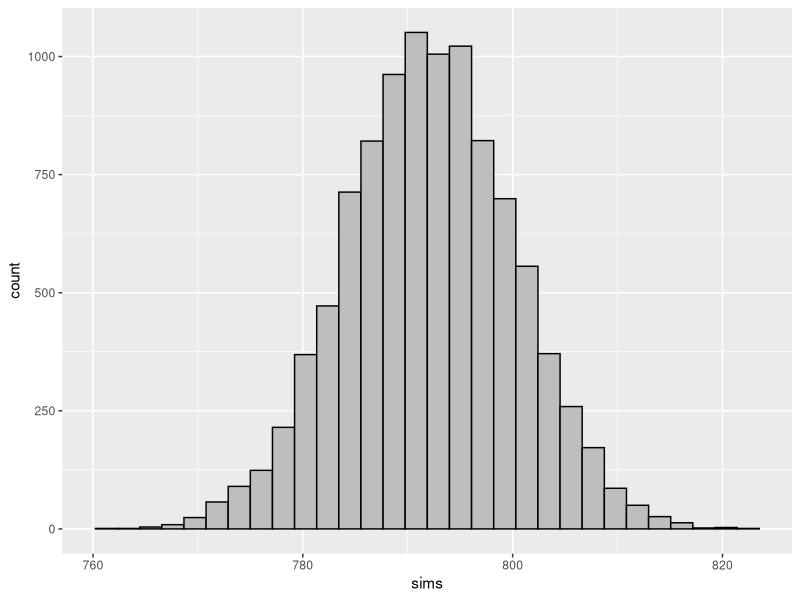
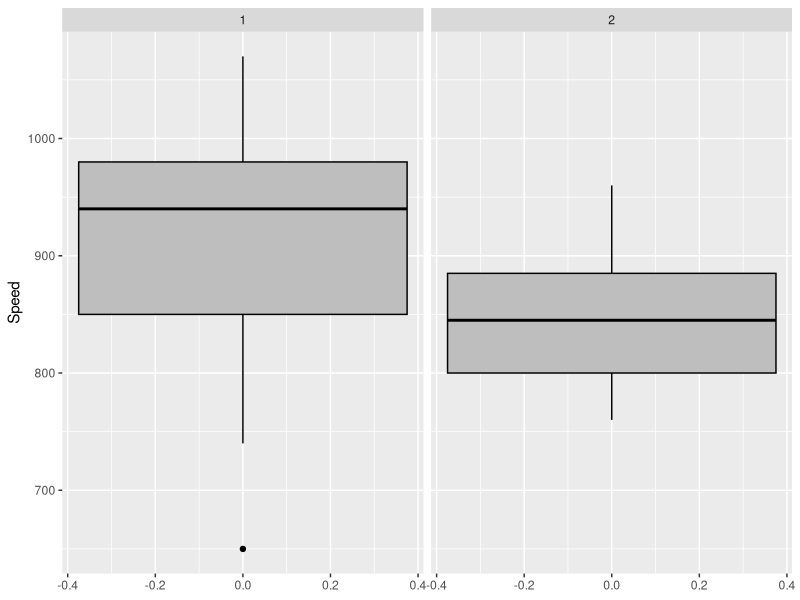
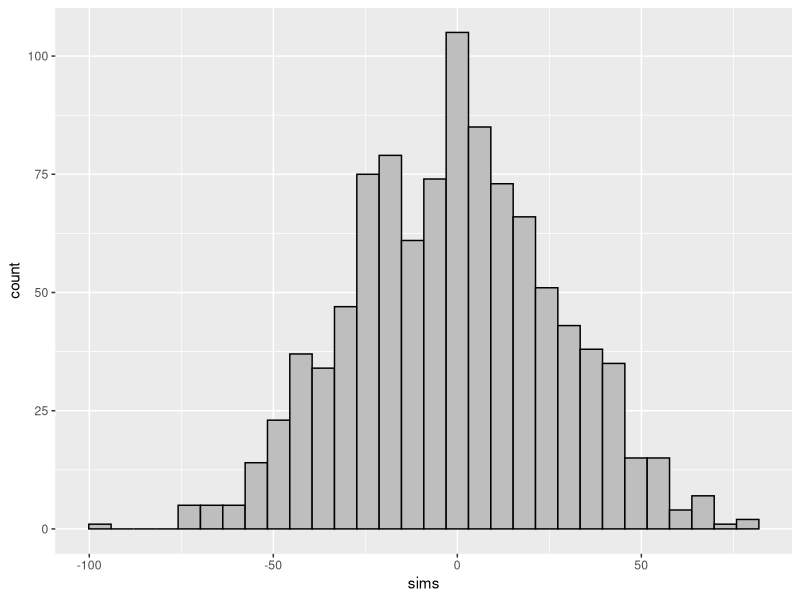
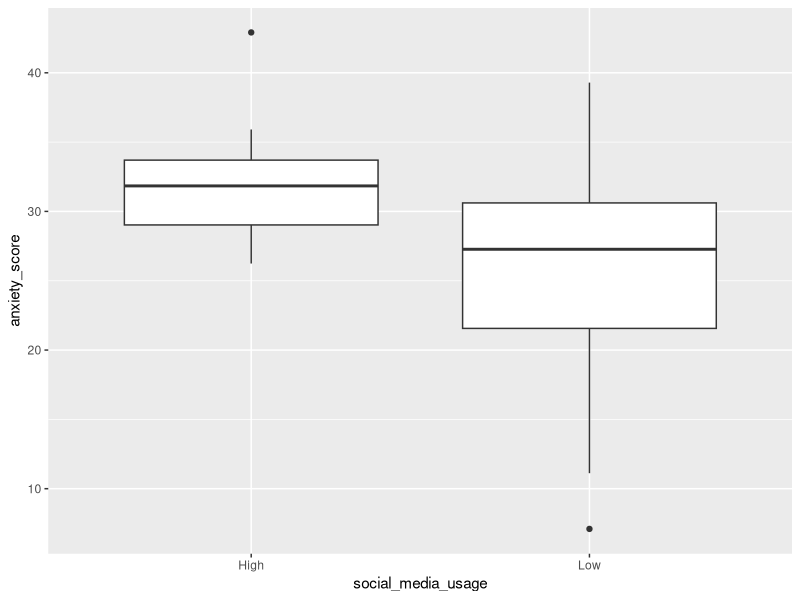

Source code (R) for these figures, in order:
## ---- chunk 1
knitr::opts_chunk$set(warning = FALSE, message = FALSE)
library(tidyverse)
## ---- chunk 2
# Instructions for how students should define tests
STUDENT_NUMBER <- 1010057028;  # replace 130 by your real student number
## ---- chunk 3
# load in and rename the data
michelson <- tibble(morley)
## ---- chunk 4
# Replace NULL below by your answer (it should be a character, e.g., "name")
Q1a_varname <- "Speed"

# Replace NULL below by your answer from the following list: 
# "mph", "km/s", "m/s", "km/h"
Q1a_units <- "km/s"
## ---- chunk 5
# Replace NULL below by your answer for the test statistic
Q1c_vhat <- mean(michelson[["Speed"]])

# Replace NULL below by your answer for the parameter value under the null
Q1c_v <- 792
## ---- chunk 6
### DO NOT CHANGE THE CODE BELOW ####
print(STUDENT_NUMBER)     # Make sure that this is your student number
                          # If it isn't correct, go to the SETUP section and 
                          # store the correct value of your student number in
                          # the STUDENT_NUMBER variable (and run the code chunk)
                          # then come back to this question
                          # Make sure you don't share screenshots of your 
                          # solution that share your student number with others
set.seed(STUDENT_NUMBER)  # REQUIRED so the random sample is reproducible!

# setup
n_trials <- 10000  # number of simulations/trials
n_sample <- 100  # number of observations in random sample
mu <- 792  # in units of km/s
sigma <- 80  # in units of km/s

# simulate!
vhat_simulations <- rnorm(n_trials, mean = mu, sd = sigma)
for (i in 1:n_trials){
  vel_sim <- rnorm(n_sample, mean = mu, sd = sigma)
  vhat_sim <- mean(vel_sim)
  vhat_simulations[i] <- vhat_sim
}
### DO NOT CHANGE THE CODE ABOVE ####
## ---- chunk 7
# Replace NULL below by your answer for the simulated test statistic value
Q1d_vhat_sim_100 <- vhat_simulations[100]
## ---- chunk 8
tibble(sims = vhat_simulations) %>% ggplot(aes(x=sims)) +
  geom_histogram(color = "black",
           fill = "gray")
## ---- chunk 9
# Replace NULL with your answer below
Q1f_pvalue <- sum(abs(vhat_simulations - 792) >= abs(Q1c_vhat - Q1c_v)) / n_trials
## ---- chunk 10
# Replace NULL with your answer below
Q1h_pvalue <- sum(abs(vhat_simulations - 792) >= abs(Q1c_vhat - 40 - Q1c_v)) / n_trials
## ---- chunk 11
# Replace NULL with your answer below (either TRUE or FALSE)
Q1h_reject <- FALSE
## ---- chunk 12
# Replace NULL with your answer below (should be a modified tibble)
Q2a_michelson_2samp <- michelson %>% filter(Expt == 1 | Expt == 2) %>% head(40)
## ---- chunk 13
# add your plots below
Q2a_michelson_2samp %>% ggplot(aes(x=Speed)) +
  geom_boxplot(color = "black",
           fill = "gray") +
facet_wrap(~Expt) +
  coord_flip()
## ---- chunk 14
# Note: including the .groups="drop" option in summarise() will suppress 
# a friendly warning that R normally prints out:
# "`summarise()` ungrouping output (override with `.groups` argument)".  
delta_vhat <- 
  michelson %>% 
  filter(Expt <= 2) %>% 
  group_by(Expt) %>%
  summarise(means = mean(Speed), .groups="drop") %>%
  summarise(value = diff(means)) %>%
  as.numeric()


print(delta_vhat)
## ---- chunk 15
### DO NOT CHANGE THE CODE BELOW ####
print(STUDENT_NUMBER)     # Make sure that this is your student number
                          # If it isn't correct, go to the SETUP section and 
                          # store the correct value of your student number in
                          # the STUDENT_NUMBER variable (and run the code chunk)
                          # then come back to this question
                          # Make sure you don't share screenshots of your 
                          # solution that share your student number with others
set.seed(STUDENT_NUMBER)  # REQUIRED so the random sample is reproducible!

# setup
n_trials <- 1000  # number of permutations

# simulate!
delta_vhat_simulations <- rep(NA, n_trials)
for(i in 1:n_trials){
  # perform a random permutation
  simdata <- 
    michelson %>% 
    filter(Expt <= 2) %>%
    mutate(Expt = sample(Expt, replace=FALSE))
  # compute the simulated test statistic
  delta_vhat_sim <- 
    simdata %>% 
    group_by(Expt) %>%
    summarise(means = mean(Speed), .groups="drop") %>%
    summarise(value = diff(means)) %>%
    as.numeric()
  # store the simulated value
  delta_vhat_simulations[i] <- delta_vhat_sim
}
### DO NOT CHANGE THE CODE ABOVE ####
## ---- chunk 16
# Replace NULL with your answer below
Q2d_pos <- sum(delta_vhat_simulations > 0)
Q2d_neg <- sum(delta_vhat_simulations < 0)
## ---- chunk 17
# add your plots below
tibble(sims = delta_vhat_simulations) %>% ggplot(aes(x=sims)) +
  geom_histogram(color = "black",
           fill = "gray")
## ---- chunk 18
# Replace NULL with your answer below
Q2f_pvalue <- sum(abs(delta_vhat_simulations) >= abs(-53)) / n_trials
## ---- chunk 19
# Replace NULL with your answer below (either TRUE or FALSE)
Q2f_reject <- FALSE
## ---- chunk 20
# define our initial dataset
social_media_usage <- c(rep("Low", 30), rep("High", 16));
anxiety_score <- c(24.64, 39.29, 16.32, 32.83, 28.02, 
                   33.31, 20.60, 21.13, 26.69, 28.90,
                   26.43, 24.23, 7.10,  32.86, 21.06,
                   28.89, 28.71, 31.73, 30.02, 21.96,
                   25.49, 38.81, 27.85, 30.29, 30.72,
                   21.43, 22.24, 11.12, 30.86, 19.92,
                   33.57, 34.09, 27.63, 31.26,
                   35.91, 26.68, 29.49, 35.32,
                   26.24, 32.34, 31.34, 33.53,
                   27.62, 42.91, 30.20, 32.54)
anxiety_data <- tibble(social_media_usage, anxiety_score)

# preview our data
glimpse(anxiety_data)
## ---- chunk 21
# Code your answers here
anxiety_data %>%
  ggplot() +
  aes(x=social_media_usage, y=anxiety_score) +
  geom_boxplot()
## ---- chunk 22
# code your answer below

# low - high
median_diff <- anxiety_data %>% group_by(social_media_usage) %>% summarize(medians=median(anxiety_score), .groups="drop") %>% summarize(n = diff(medians)) %>% as.numeric()
## ---- chunk 23
### DO NOT CHANGE THE CODE BELOW ####
print(STUDENT_NUMBER)     # Make sure that this is your student number
                          # If it isn't correct, go to the SETUP section and 
                          # store the correct value of your student number in
                          # the STUDENT_NUMBER variable (and run the code chunk)
                          # then come back to this question
                          # Make sure you don't share screenshots of your 
                          # solution that share your student number with others
set.seed(STUDENT_NUMBER)  # REQUIRED so the random sample is reproducible!
### DO NOT CHANGE THE CODE ABOVE ####

# code your answer below
n_trials <- 1000  # number of permutations

# simulate!
delta_ahat_simulations <- rep(NA, n_trials)
for(i in 1:n_trials){
  # perform a random permutation
  simdata <- 
    anxiety_data %>%
    mutate(social_media_usage = sample(social_media_usage, replace=FALSE))
  
  # compute the simulated test statistic
  delta_ahat_sim <- 
    simdata %>% group_by(social_media_usage) %>% summarize(medians=median(anxiety_score), .groups="drop") %>% summarize(n = diff(medians)) %>% as.numeric()
  # store the simulated value
  delta_ahat_simulations[i] <- delta_ahat_sim
}

## ---- chunk 24
# Replace NULL with your answer below
Q3f_pvalue <- sum(delta_ahat_simulations <= median_diff) / n_trials
## ---- chunk 25
# Replace NULL with your answer below (either TRUE or FALSE)
Q3f_reject <- TRUE
